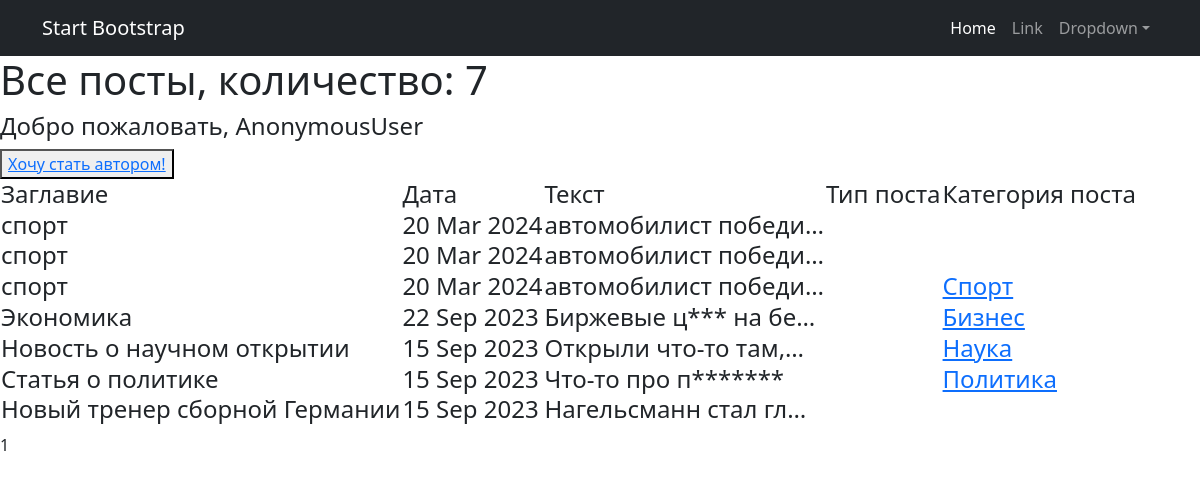
Before: /news/ with the older database file.
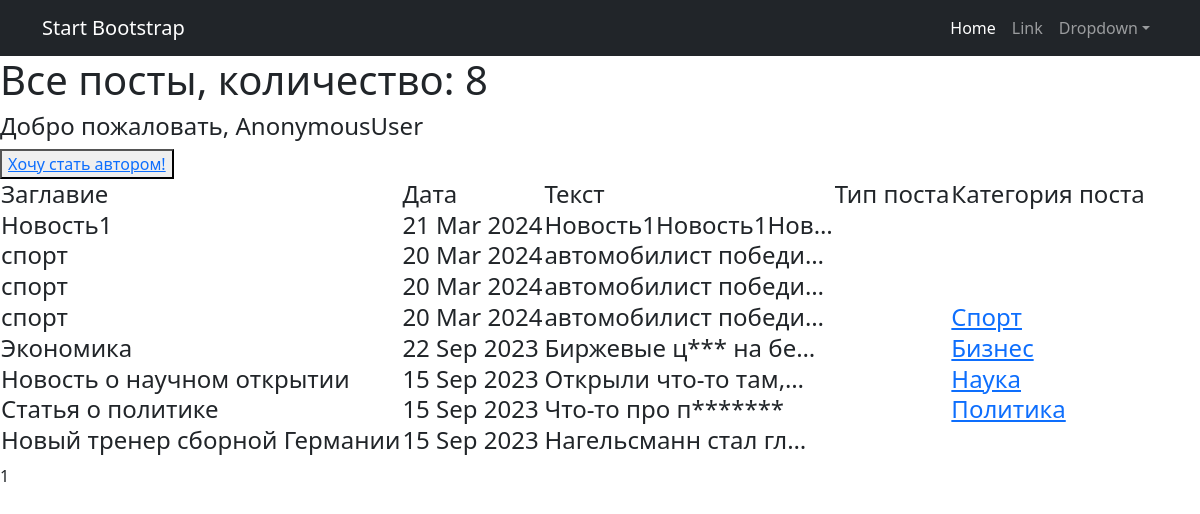
After: the same page with the newer database file.
### news/models.py (models this page shows, shortened)
class Post(models.Model):
    objects = None
    author = models.ForeignKey(Author, on_delete=models.CASCADE)
    categoryChoice = models.CharField(max_length=30, choices=Category_Choices, default=article)
    post_time_in = models.DateTimeField(auto_now_add=True)
    postCategory = models.ManyToManyField(Category, through='PostCategory')
    post_title = models.CharField(max_length=255)
    post_text = models.TextField()
    rating = models.SmallIntegerField(default=0)

class Category(models.Model):
    category_name = models.CharField(max_length=64, unique=True)
    subscribers = models.ManyToManyField(User, blank=True, null=True, related_name='postCategory')
    def __str__(self):
        return self.category_name

### news/views.py (the view)
# urls.py: path('', PostList.as_view(), name='post_list'),
class PostList(ListView):
    model = Post
    ordering = '-post_time_in'
    template_name = 'post_list.html'
    context_object_name = 'post_list'
    paginate_by = 10
    def get_queryset(self):
        queryset = super().get_queryset()
        self.filterset = PostFilter(self.request.GET, queryset)
        return self.filterset.qs
    def get_context_data(self, **kwargs):
        context = super().get_context_data(**kwargs)
        context['time_now'] = datetime.utcnow()
        context['filterset'] = self.filterset
        context['is_author'] = self.request.user.groups.filter(name='authors').exists()
        return context

### news/templatetags/custom_filters.py (called while the page is built)
@register.filter()
def censor(text):
    new_content = text
    for i in BADWORDS:
        new_content = new_content.replace(i, i[:1]+'*'*(len(i)-1))
    return new_content

### templates/post_list.html (shortened to what this page needs)
{% extends 'flatpages/default.html' %}
{% load custom_filters %}
{% block content %}
    <h1>Все посты, количество: {{ post_list|length }}</h1>
    {% if post_list %}
    <h4>Добро пожаловать, {{ request.user }}</h4>
    {% if not is_author %}
    <button> <a href="upgrade/"> Хочу стать автором!</a> </button>
    {% endif %}
    <h4>
        <table>
            <tr>
                <td> Заглавие</td>
                <td> Дата</td>
                <td> Текст</td>
                <td>Тип поста</td>
                <td> Категория поста</td>
            </tr>
            {% for post in post_list %}
            <tr>
                <td>{{post.post_title|censor}}</td>
                <td>{{post.post_time_in|date:'d M Y'}}</td>
                <td>{{post.post_text|censor|truncatechars:20}}</td>
                <td>
                </td>
                <td>{% for category in post.postCategory.all %}
                    <a href="{% url 'category_list' category.id%}"> {{ category}} </a>
                {% endfor %}
            </tr>
            {% endfor %}
        </table>
    </h4>
    {% else %}
    <h2>Новостей нет</h2>
    {% endif %}
   {{ page_obj.number }}
{% endblock content %}

Changed rows visible on the page:
added Post: post_title|censor "Новость1", post_time_in "21 Mar 2024", post_text|censor "Новость1Новость1Нов…"
Other visible differences:
{{ post_list|length }}: "7" → "8"
